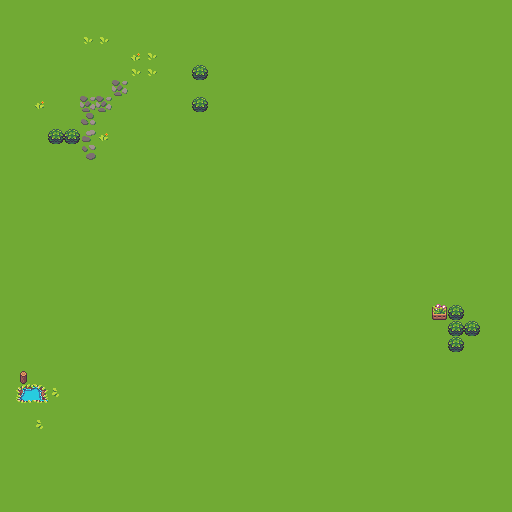

Below is a game level as drawn by its tile map, then a one-line description and the .tmx that defines it (tile-layer data replaced by summaries):
An orthogonal 32x32 tile map with 16x16 px tiles, 3 tile layers (Base, Ground, Objects), 1 hidden layer not drawn, 6 tilesets and 9 objects (Tree5, Tree4, Tree3, Tree2, Tree1, ...).

<map version="1.5" tiledversion="1.7.2" orientation="orthogonal" renderorder="right-down" compressionlevel="0" width="32" height="32" tilewidth="16" tileheight="16" infinite="0" nextlayerid="30" nextobjectid="40">
 <editorsettings>
  <export target="topdown.json" format="json" />
 </editorsettings>
 <tileset firstgid="1" source="super_retro.tsx" />
 <tileset firstgid="305" source="tree.tsx" />
 <tileset firstgid="306" source="tree2.tsx" />
 <tileset firstgid="307" source="barrel_68x45.tsx" />
 <tileset firstgid="308" source="house_3.tsx" />
 <tileset firstgid="309" source="stone_2.tsx" />
 <layer id="29" name="Base" width="32" height="32">
  <data>[1024 cells, 0 non-empty, 0 distinct tile ids]</data>
 </layer>
 <layer id="1" name="Ground" width="32" height="32">
  <properties>
   <property name="MaterialSource" value="super_retro.tsx" />
  </properties>
  <data>[1024 cells, 1024 non-empty, 2 distinct tile ids]</data>
 </layer>
 <layer id="3" name="Objects" width="32" height="32">
  <properties>
   <property name="MaterialSource" value="super_retro.tsx" />
  </properties>
  <data>[1024 cells, 30 non-empty, 13 distinct tile ids]</data>
 </layer>
 <layer id="2" name="Houses" width="32" height="32" visible="0">
  <properties>
   <property name="MaterialSource" value="super_retro.tsx" />
  </properties>
  <data>[1024 cells, 6 non-empty, 6 distinct tile ids]</data>
 </layer>
 <objectgroup id="24" name="ObjectLayer1">
  <object id="21" name="Tree5" gid="305" x="120.5" y="-19" width="110" height="128" />
  <object id="22" name="Tree4" gid="306" x="49.2" y="151.4" width="95" height="128" />
  <object id="23" name="Tree3" gid="306" x="28.5" y="-31" width="95" height="128" />
  <object id="24" name="Tree2" gid="305" x="98.9" y="312.2" width="110" height="128" />
  <object id="25" name="Tree1" gid="305" x="-27.5" y="6.5" width="110" height="128" />
  <object id="29" name="Barrels" gid="307" x="52.9344" y="256.891" width="68" height="45" />
  <object id="30" name="House" gid="308" x="274" y="-14" width="240" height="326" />
  <object id="36" name="Boulder1" gid="309" x="-38.2297" y="108.549" width="128" height="128" />
  <object id="39" name="Boulder2" gid="309" x="97.6" y="284.8" width="32" height="32.8" />
 </objectgroup>
</map>
